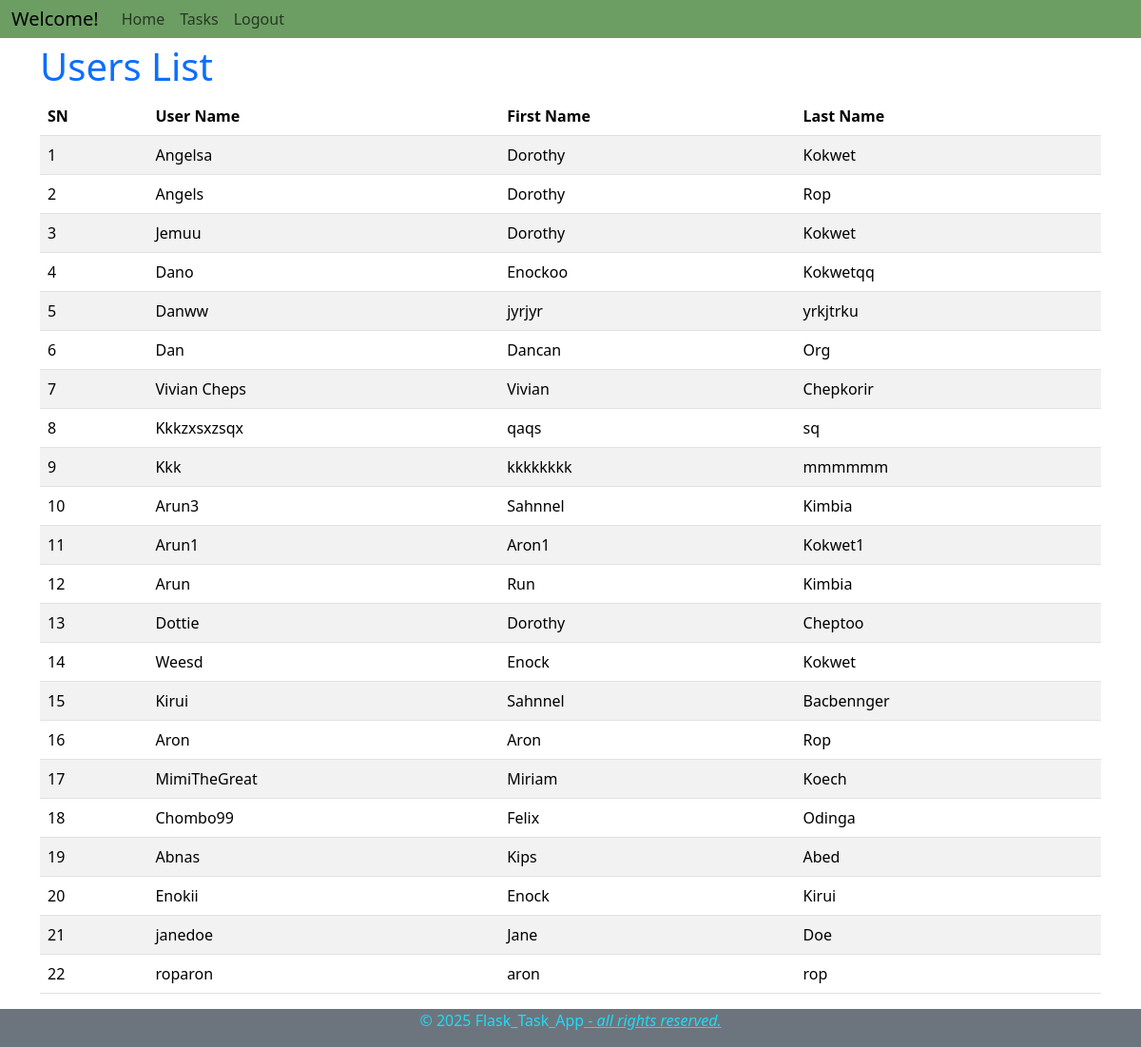
Screenshot of /user_list (signed in) with the database file from the repository.
### app/models.py (models this page shows, shortened)
class User(db.Model, UserMixin):
    user_id = db.Column(db.Integer, primary_key=True)
    user_name = db.Column(db.String(50), nullable=False, unique=True)
    first_name = db.Column(db.String(50), nullable=False)
    last_name = db.Column(db.String(50), nullable=False)
    password = db.Column(db.String(50), nullable=False)
    tasks = db.relationship('Task', backref='user', lazy=True)

### app/routes.py (the view)
@app.route('/user_list', methods=['GET'])
def user_list():
    users = User.query.all()
    return render_template('user_list.html', title='User List', users=users)

### app/models.py (called while the page is built)
@login_manager.user_loader
def load_user(user_id):
    return User.query.get(user_id)

### app/templates/user_list.html
{% extends "base.html" %}
{% block content %}
<div class="container mt-2">
<h1 class="text-primary">Users List</h1>
<table class="table table-striped table-lg">
    <thead>
        <tr>
            <th>SN</th>
            <th>User Name</th>
            <th>First Name</th>
            <th>Last Name</th>
        </tr>
    </thead>
    <tbody>
        {% for user in users|reverse %}
        <tr>
            <td>{{ loop.index }}</td>
            <td>{{ user.user_name }}</td>
            <td>{{ user.first_name }}</td>
            <td>{{ user.last_name }}</td>
        </tr>
        {% endfor %}
    </tbody>
</table>
</div>
{% endblock %}

### app/templates/base.html (style rules this page uses)
html, body { height: 100%; }
body { display: flex; flex-direction: column; }

### rows the page displays
User: user_name "Angelsa", first_name "Dorothy", last_name "Kokwet"
User: user_name "Angels", first_name "Dorothy", last_name "Rop"
User: user_name "Jemuu", first_name "Dorothy", last_name "Kokwet"
User: user_name "Dano", first_name "Enockoo", last_name "Kokwetqq"
User: user_name "Danww", first_name "jyrjyr", last_name "yrkjtrku"
User: user_name "Dan", first_name "Dancan", last_name "Org"
User: user_name "Vivian Cheps", first_name "Vivian", last_name "Chepkorir"
User: user_name "Kkkzxsxzsqx", first_name "qaqs", last_name "sq"
User: user_name "Kkk", first_name "kkkkkkkk", last_name "mmmmmm"
User: user_name "Arun3", first_name "Sahnnel", last_name "Kimbia"
User: user_name "Arun1", first_name "Aron1", last_name "Kokwet1"
User: user_name "Arun", first_name "Run", last_name "Kimbia"
User: user_name "Dottie", first_name "Dorothy", last_name "Cheptoo"
User: user_name "Weesd", first_name "Enock", last_name "Kokwet"
User: user_name "Kirui", first_name "Sahnnel", last_name "Bacbennger"
User: user_name "Aron", first_name "Aron", last_name "Rop"
User: user_name "MimiTheGreat", first_name "Miriam", last_name "Koech"
User: user_name "Chombo99", first_name "Felix", last_name "Odinga"
User: user_name "Abnas", first_name "Kips", last_name "Abed"
User: user_name "Enokii", first_name "Enock", last_name "Kirui"
User: user_name "janedoe", first_name "Jane", last_name "Doe"
User: user_name "roparon", first_name "aron", last_name "rop"
